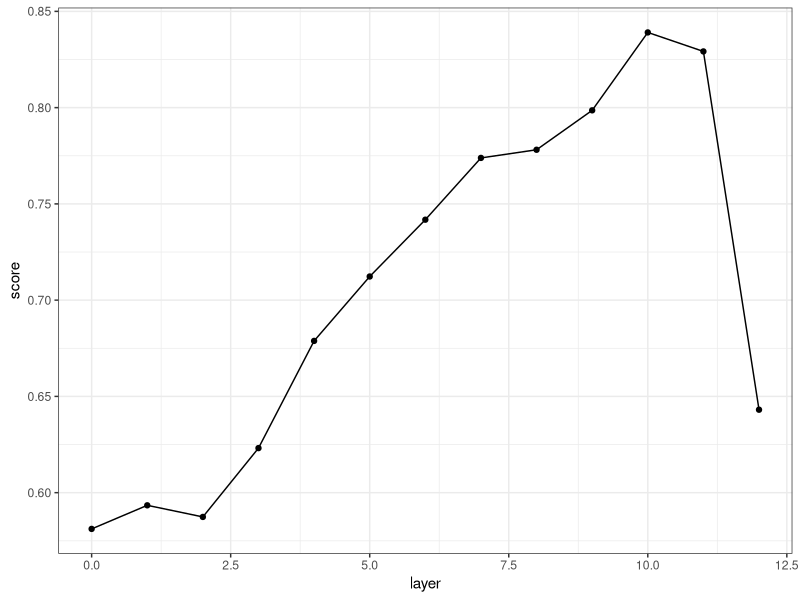
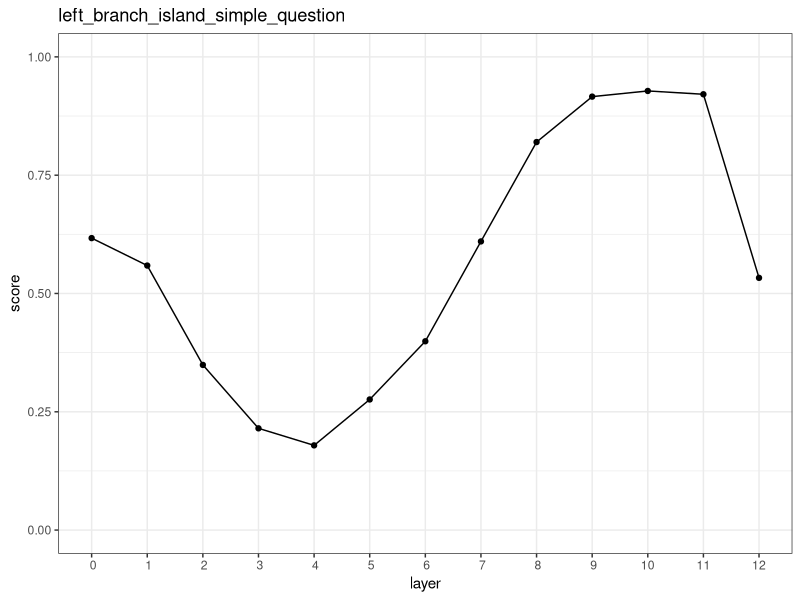
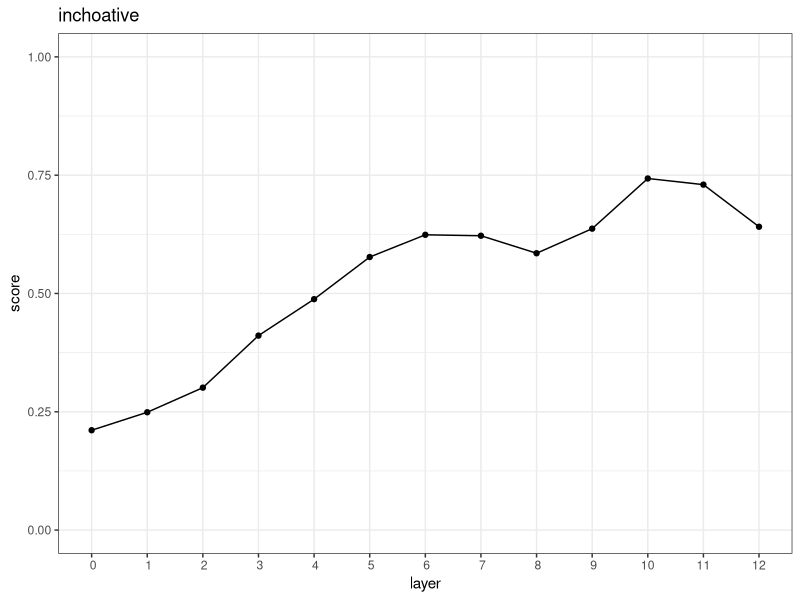
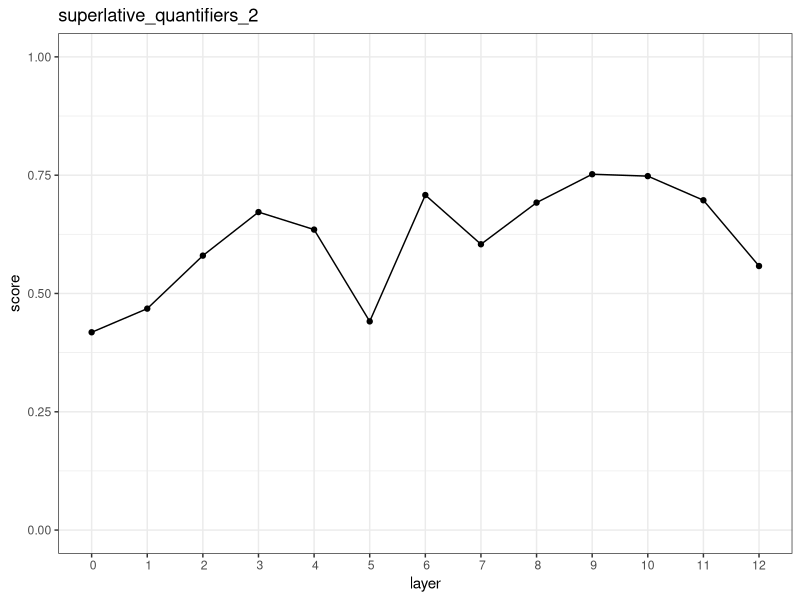
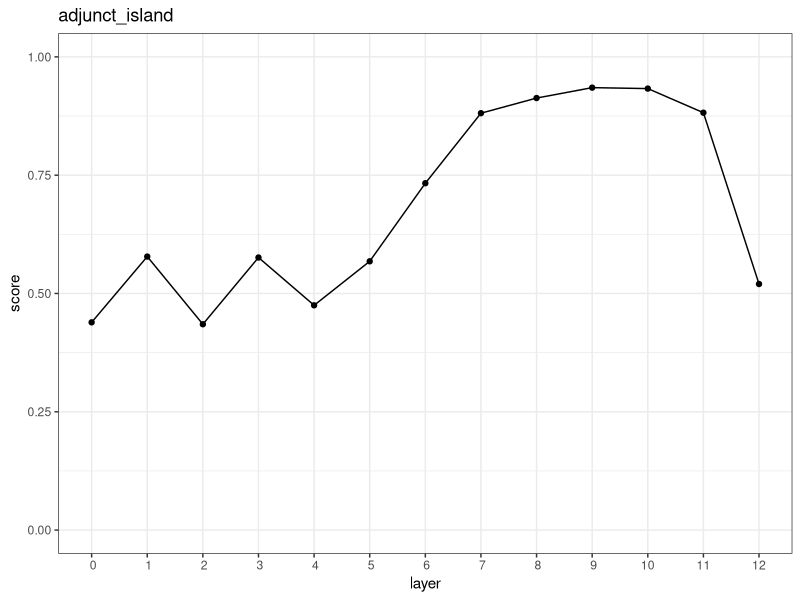
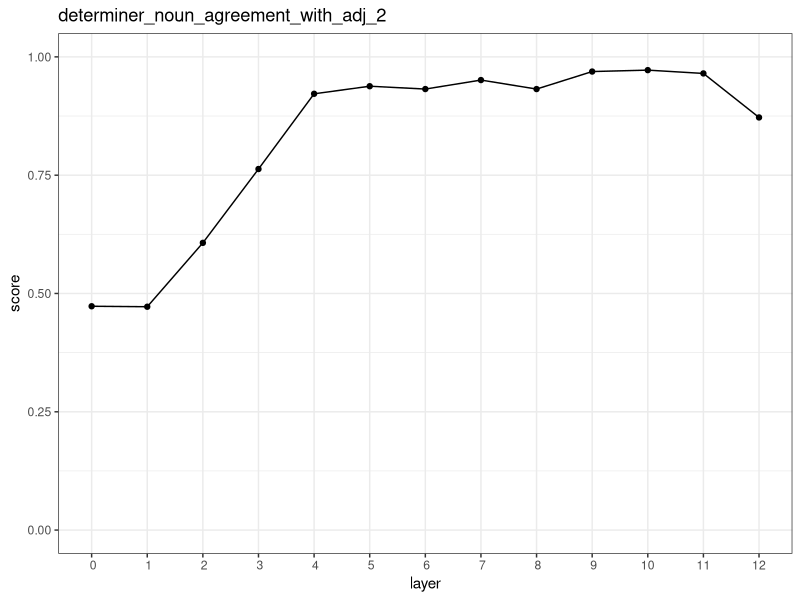
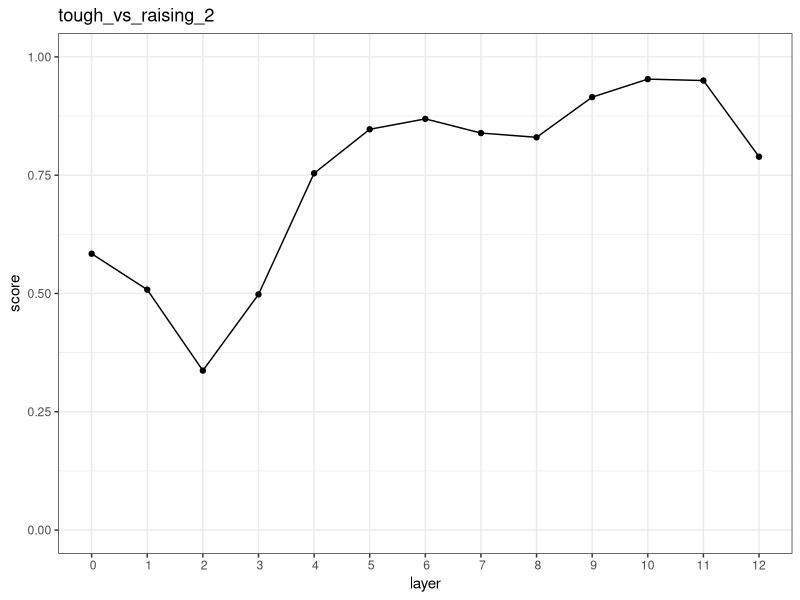
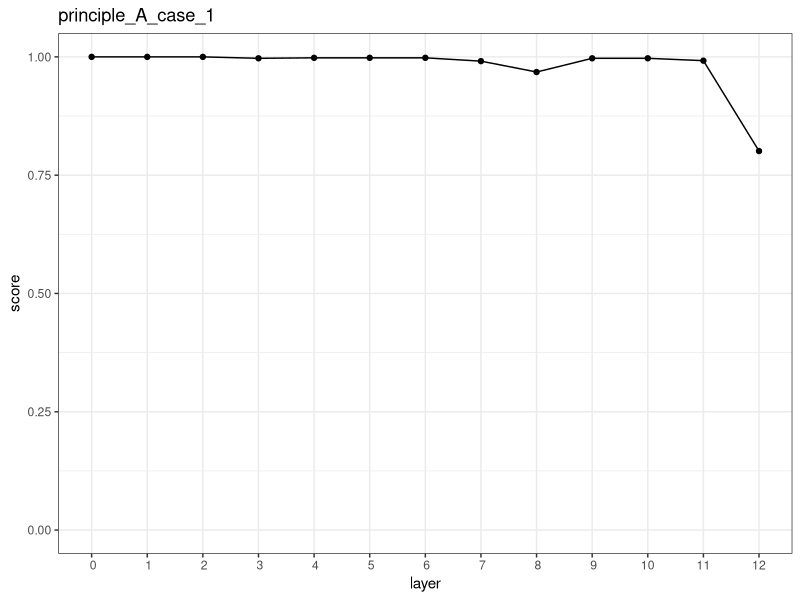

Here is the R script that generated these plots, in order: (Note: this script raises an error after producing the figures.)
library(tidyverse)
library(ggplot2)

df <- read_csv('blimp_result.csv')

df_mean <- df %>% group_by(layer) %>% summarize(score=mean(score))

ggplot(df_mean, aes(x=layer, y=score)) +
  geom_point() +
  geom_line() +
  theme_bw()


for(cur_task_name in unique(df$task_name)) {
  df_task <- df %>% filter(task_name == cur_task_name)
  ggplot(df_task, aes(x=layer, y=score)) +
    geom_point() +
    geom_line() +
    ggtitle(cur_task_name) +
    scale_y_continuous(limits=c(0, 1)) +
    scale_x_discrete(limits=seq(0, 12)) +
    theme_bw()
  ggsave(paste('outfig/', cur_task_name, '.png'))
}
